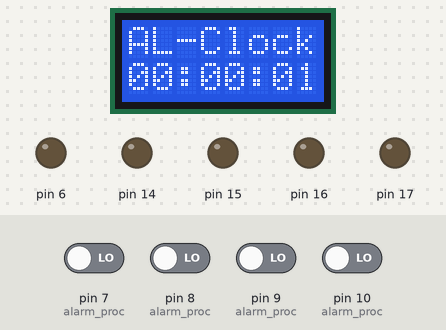
Bench run of a sketch on a simulated Arduino Uno, built with avr-gcc and run on an emulated ATmega328P. Parts: 8×2 character LCD, output pins drawn as LEDs (lit = HIGH). The test bench sets the inputs (shaded band); at power-on: pin 7 (alarm_proc), pin 8 (alarm_proc), pin 9 (alarm_proc), pin 10 (alarm_proc) LOW.

Above: at 1.2 s.
1.3 s: pin 9 (alarm_proc) driven HIGH
At 3.3 s:
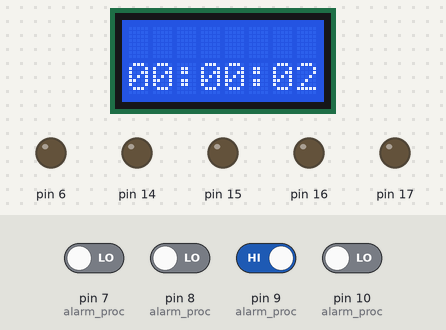
5.0 s: pin 7 (alarm_proc) driven HIGH
At 5.8 s:
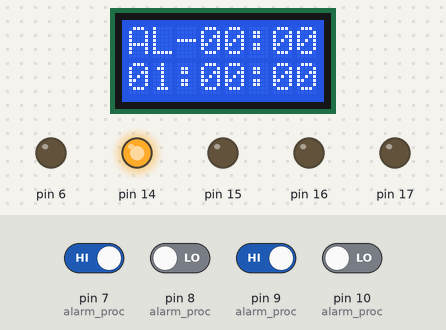
7.5 s: pin 10 (alarm_proc) driven HIGH
At 11.5 s:
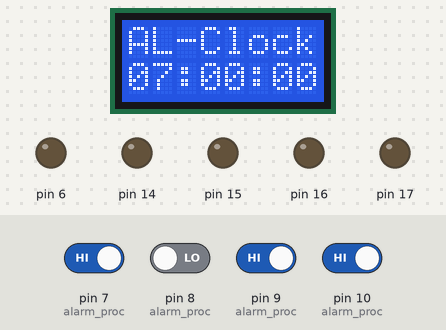
11.6 s: pin 7 (alarm_proc) driven LOW
At 12.51 s:
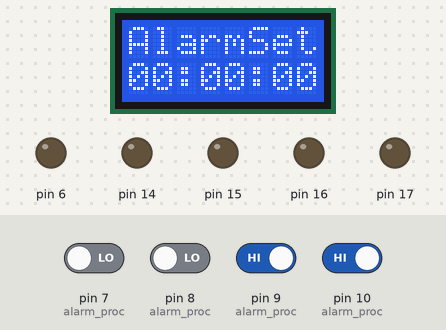
14.1 s: pin 8 (alarm_proc) driven HIGH
At 17.5 s:
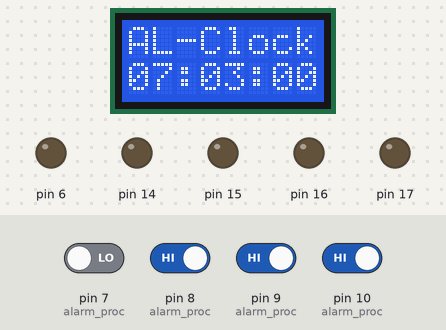
17.6 s: pin 8 (alarm_proc) driven LOW
At 20.9 s:
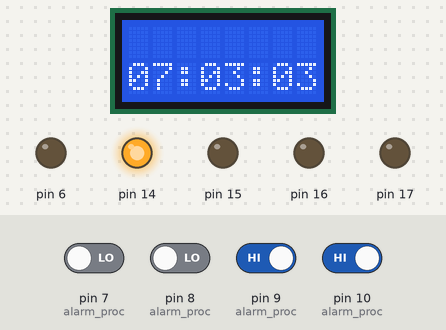
Timing chart, 0 to 21.1 s (numbered marks = the images above; inputs shaded):
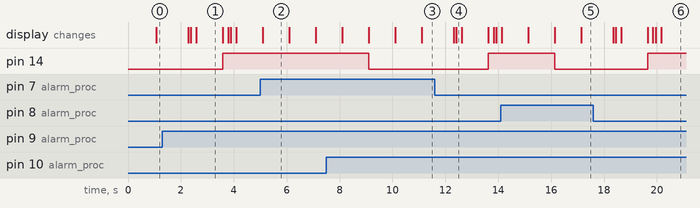

Measured:
- after the input at 1.3 s, pin 14: LOW → HIGH after 2.3 s; the display: first changes after 0.97 s (image 1 shows a later state)
- after the input at 7.5 s, pin 14: HIGH → LOW after 1.6 s; the display: first differs from a run without the input after 1.6 s (image 3 shows a later state)
- after the input at 11.6 s, pin 14: LOW → HIGH after 2.0 s; the display: first changes after 0.71 s (image 4 shows a later state)
- after the input at 14.1 s, pin 14: HIGH → LOW after 2.0 s
- after the input at 17.6 s, pin 14: LOW → HIGH after 2.0 s; the display: first changes after 0.74 s (image 6 shows a later state)
- what the display in image 1 shows lasts 1.0 s, from 2.6 s to 3.6 s

The sketch:

ex502.ino
```cpp
#include <LiquidCrystal.h>
#include <MsTimer2.h>

LiquidCrystal lcd(12,11,5,4,3,2);

unsigned char count;
unsigned char secs;
unsigned char mins;
unsigned char hours;
unsigned char alarm_sec=0x00;
unsigned char alarm_min;
unsigned char alarm_hour;
boolean alarm_set;
boolean alarm_ring=0x00;
boolean ledState=0;


void displayDigits(int digits)
{
  if(digits<10) lcd.print('0');
  lcd.print(digits);
  lcd.print(":");
}

void clock()
{
  count++;
  if(count==100){
    count=0;
    secs++;
  }
  if(secs==60) {
    mins++;
    secs=0;
    if(mins==60) {
      hours++;
      mins=0;
      if(hours==24) {
        hours=0;
      }

    }
  }
}

void alarm_proc() {
  char lcd_text[16];
  lcd.clear();
  lcd.setCursor(0,0);
  lcd.print("AlarmSet");
  delay(100);

  while(1)
  {
    lcd.setCursor(0,1);
    displayDigits(alarm_hour);
    displayDigits(alarm_min);
    displayDigits(alarm_sec);
    delay(100);

    if(digitalRead(7)==1) {
      delay(100);
      alarm_hour++;
      if(alarm_hour>23) alarm_hour=0;
    }
    if(digitalRead(8)==1) {
      delay(100);
      alarm_min++;
      if(alarm_min>59) alarm_min=0;
    }
    if(digitalRead(9)==1) {
      delay(100);
      alarm_set=1;
      break;
    }
    if(digitalRead(10)==1) {
      delay(100);
      alarm_set=0;
      break;
    }
  }
  lcd.clear();
}


void setup() {
  for(int i=7;i<=10;i++) {
    pinMode(i,INPUT);
  }
  pinMode(6,OUTPUT);
  for(int i=14;i<=17;i++) {
    pinMode(i,OUTPUT);
  }

  lcd.begin(8,2);
  lcd.setCursor(0,0);
  lcd.print("AL-Clock");

  MsTimer2::set(10,clock);
  MsTimer2::start();
}

void loop() {
  if(alarm_set==0x01)
  {
    digitalWrite(14,HIGH);
    lcd.setCursor(0,0);
    lcd.print("AL-");
    displayDigits(alarm_hour);
    displayDigits(alarm_min);
  }

  else {
    digitalWrite(14,LOW);
    lcd.setCursor(0,0);
    lcd.print("AL-Clock");
  }
  if ((alarm_set==1) && (alarm_hour==hours) && (alarm_min==mins) && (secs==0)) {
    alarm_ring=1;
  }
  if((digitalRead(10)==1) || (alarm_ring==1) && (mins!=alarm_min)) {
    alarm_ring=0;
    alarm_set=0;
    analogWrite(6,0);
  }
  if(alarm_ring == 0x01) {
    analogWrite(6,128);
  }
    if(digitalRead(7)==1) {
    hours++;
    secs=0;
    if(hours>23) hours=0;
  }
  else if(digitalRead(8)==1) {
    mins++;
    secs=0;
    if(mins>59) mins=0;
  }
  else if(digitalRead(9)==1) {
    delay(200);
    alarm_proc();
  }

  lcd.setCursor(0,1);
  displayDigits(hours);
  displayDigits(mins);
  displayDigits(secs);
  delay(1000);
}
```
